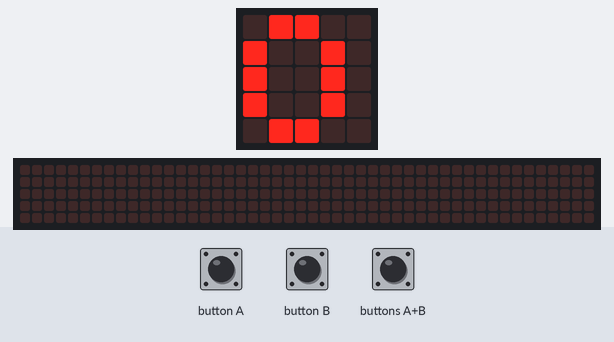
Recording of a program running on a simulated BBC micro:bit (MakeCode). Shown: the board's 5×5 LED display, a strip that is not on the board, showing the scrolling text unrolled. The test bench sets the inputs (shaded band). The 48×5 strip is a reading aid, not a part: it shows the text the display is scrolling, unrolled, one strip-width of it at a time.

Above: at 1.2 s.
1.3 s: button B pressed for 0.15 s
At 1.92 s:
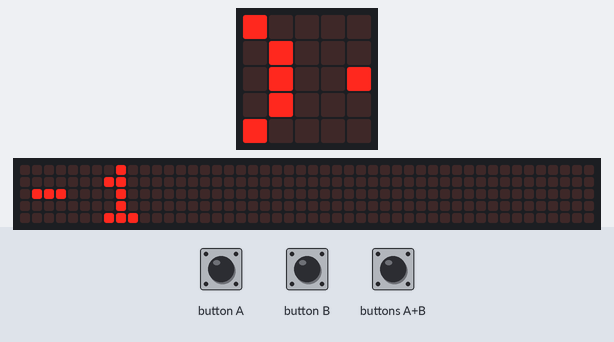
2.0 s: button A pressed for 0.15 s
2.7 s: button A pressed for 0.15 s
3.4 s: buttons A+B pressed for 0.15 s
4.1 s: button B pressed for 0.15 s
At 4.63 s:
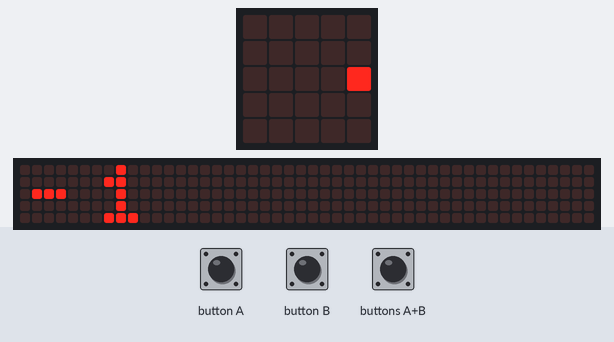
4.8 s: buttons A+B pressed for 1 s
At 7.19 s:
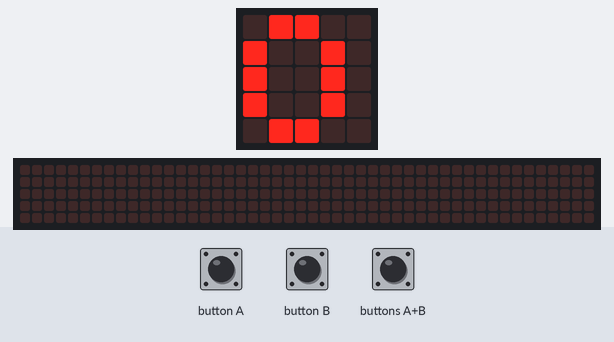
Timing chart, 0 to 7.4 s (numbered marks = the images above; inputs shaded):
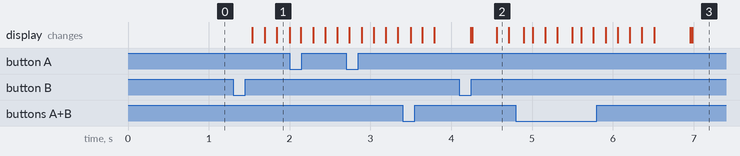

Measured:
- after the input at 1.3 s, the display: first changes after 0.24 s (image 1 shows a later state)

The program:

main.ts
```typescript
let pocitadlo = 0
input.onButtonPressed(Button.A, function () {
    pocitadlo += 1
})
input.onButtonPressed(Button.AB, function () {
    pocitadlo = 0
})
input.onButtonPressed(Button.B, function () {
    pocitadlo += -1
})
basic.forever(function () {
    basic.showNumber(pocitadlo)
})
```

test.ts
```typescript
// sem patria testy; keď sa tento balík použije ako rozšírenie, nebudú sa kompilovať.
```
